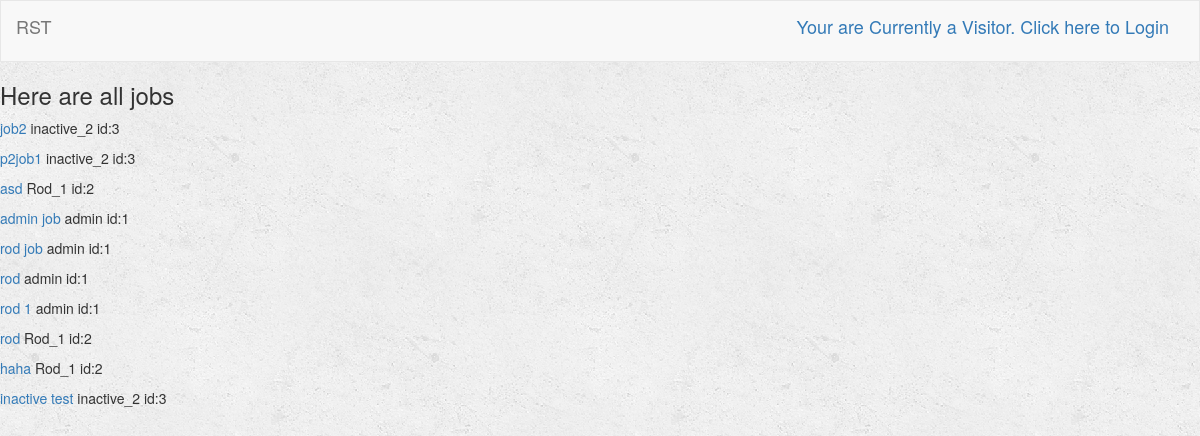
Before: /turk/ with the older database file.
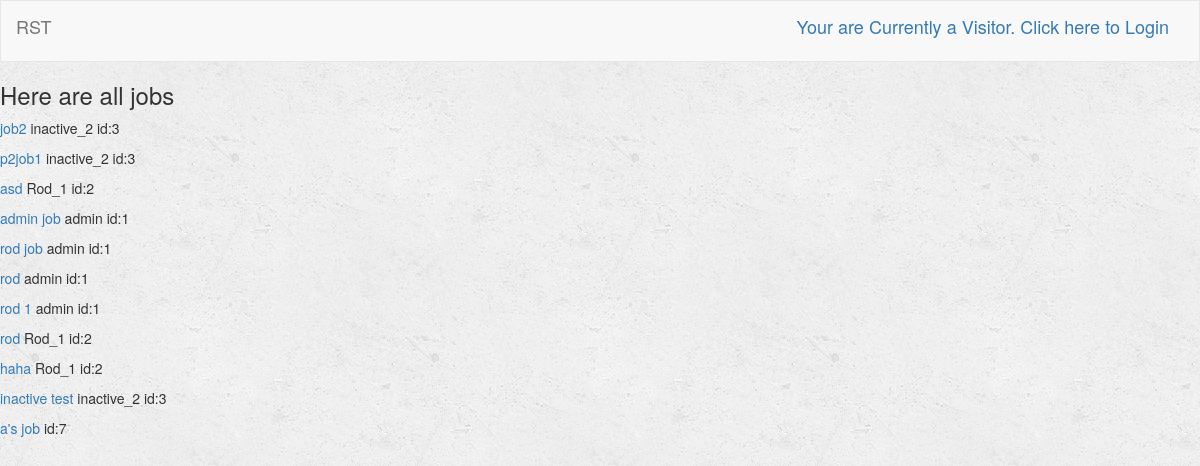
After: the same page with the newer database file.
### turk/models.py (models this page shows, shortened)
class Job(models.Model):
    user = models.ForeignKey(User, default=1)
    job_title = models.CharField(max_length=250)
    job_description = models.TextField()
    is_complete = models.BooleanField(default=False)
    is_open = models.BooleanField(default=True) # Job is still open for bid
    lowest_bid = models.FloatField(default=-1)
    published = models.DateTimeField(default=timezone.now)

### turk/views.py (the view)
def index(request):
    all_jobs = Job.objects.all()
    context = {
        'all_jobs': all_jobs,
    }
    return render(request, 'turk/index.html', context)

### turk/templates/turk/index.html
{% extends 'turk/base.html' %}
{% block body %}
    {% if all_jobs %}
        <h3> Here are all jobs </h3>
        {% for job in all_jobs %}
            <p><a href = "{% url 'turk:job_description' job.user.id job.id %}">{{ job.job_title }}</a>
            {{job.user.first_name}} id:{{job.user.id}}
            </p>
        {% endfor %}
        {% else %}
            <h3> No Profile yet </h3>
    {% endif %}
{% endblock %}

Changed rows visible on the page:
added Job: job_title "a's job", user.id "7"
